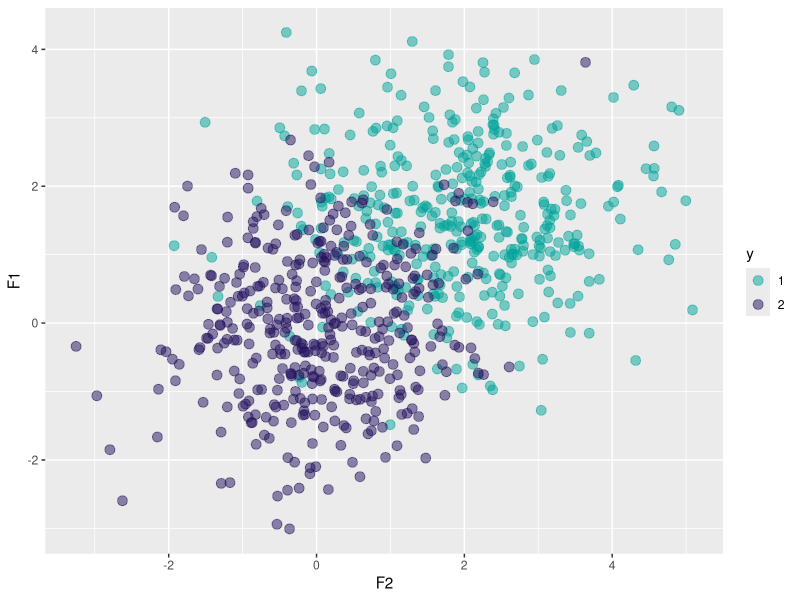
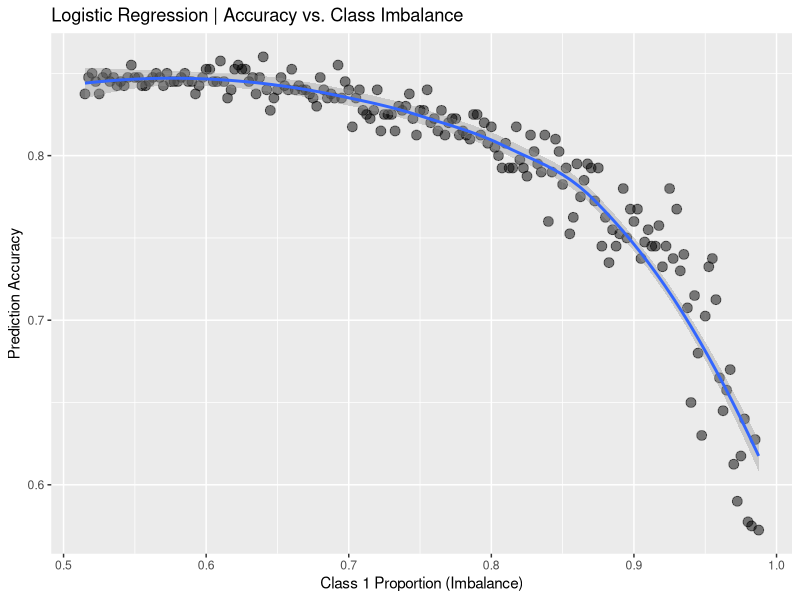

The R source for these figures, in order:
## ---- chunk 1
#| label: setup
#| include: FALSE
#| message: FALSE
knitr::opts_chunk$set(
  collapse = TRUE,
  comment  = "#>",
  fig.path = "figures/class-imbalance-"
)
library(dplyr)
library(ggplot2)
library(tibble)
library(withr)
## ---- chunk 2
#| label: sim-data
# total global sample set size
n <- 800

# create tibble of simulated data
sim_data <- withr::with_seed(1, {
  tibble(F1 = rnorm(n), F2 = rnorm(n)) |> # 2 features; F1 & F2
    dplyr::mutate(
      y  = rep(1:2L, each = n / 2),
      # For F1 only class 1; bump noise [1,2]
      F1 = ifelse(y == 1, F1 + runif(n, 1, 2), F1),
      # For F2 only class 1; bump unif noise [1,3]
      F2 = ifelse(y == 1, F2 + runif(n, 1, 3), F2),
      y  = factor(y),           # convert -> factor for model building
      id = dplyr::row_number()  # add ID to track samples
    )
})
## ---- chunk 3
#| label: plot-scatter
sim_data |>
  ggplot(aes(x = F2, y = F1, colour = y)) +
  geom_point(alpha = 0.5, size = 3) +
  scale_colour_manual(values =  c("#00A499", "#24135F"))
## ---- chunk 4
#| label: train-test
# random select half of 200 samples for training
train <- withr::with_seed(101, dplyr::sample_frac(sim_data, 0.5))
# merge on `id`s NOT present in the training set
test <- dplyr::anti_join(sim_data, train, by = "id") |>
  dplyr::select(-id)               # remove the tracking field `id` from test
train <- dplyr::select(train, -id) # remove the tracking field `id` from train
## ---- chunk 5
#| label: simres
set.seed(1234)
n1 <- table(train$y)[["1"]]
n2 <- table(train$y)[["2"]]
simres <- lapply(seq(190), function(.x) { # more iterations -> no class 2 left; trouble fitting
    # create c1 training samples for this round
    c1_boot <- dplyr::filter(train, y == 1) |> # filter only the class 1 samples
      dplyr::sample_n(size    = n1 + .x,       # bootstrap class 1 samples
                      replace = TRUE)          # with replacement

    # create c2 training samples for this round
    c2_down <- dplyr::filter(train, y == 2) |> # filter only the class 2 samples
      dplyr::sample_n(size = n2 - .x)    # randomly down-sample class 2; no replacement

    train_boot <- rbind(c1_boot, c2_down)  # combine boot c1 w down-sampled c2
    class_prop <- mean(train_boot$y == 1) # calc. proportion c1

    stopifnot(nrow(c1_boot) + nrow(c2_down) == nrow(train)) # sanity check; stable size
    
    # fit logistic-regression model
    logr <- stats::glm(y ~ F1 + F2,          # y ~ F1 + F2
                       data = train_boot,    # use the new imbalanced training set
                       family = "binomial")  # `binomial` = logistic regression

    acc <- data.frame(
      true_class = test$y,                    # true class names from test set
      pred       = predict(logr,
                           newdata = dplyr::select(test, -y), # predicted `probabilities`
                           type = "response") # this ensures prob. space; not log-odds
    )
    acc$pred_class <- factor(ifelse(acc$pred < 0.5, 1L, 2L)) # probs -> classes (cutoff = 0.5)
    conf <- table(acc$true_class, acc$pred_class, dnn = list("Actual", "Predicted"))
    tibble(
      n1            = nrow(c1_boot),    # collect output in `tibble`
      n2            = nrow(c2_down),    # number of class 2
      class_balance = class_prop,       # class 1 proportion
      accuracy      = sum(diag(conf)) / sum(conf) # accuracy
    )              
  }) |>
  dplyr::bind_rows(.id = "iter")

simres  # view the `tibble` of simulation results
## ---- chunk 6
#| label: plot-imbalance
simres |>
  ggplot(aes(x = class_balance, y = accuracy)) +
  geom_point(alpha = 0.5, size = 3) +
  geom_smooth(formula = y ~ x, method = "loess") +
  labs(x = "Class 1 Proportion (Imbalance)", y = "Prediction Accuracy",
       title = "Logistic Regression | Accuracy vs. Class Imbalance")
